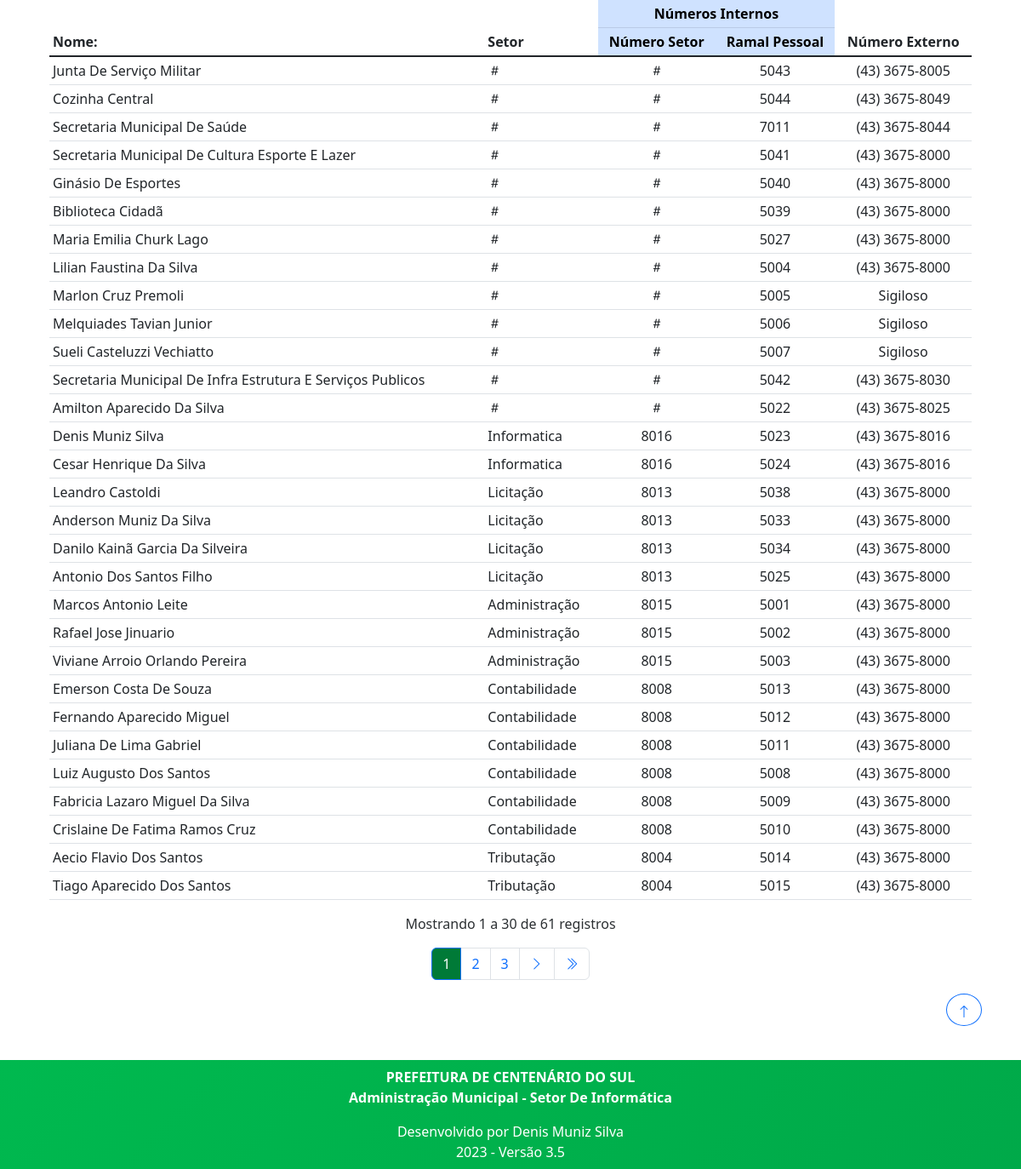
Before: /agenda/ (lower part) with the older database file.
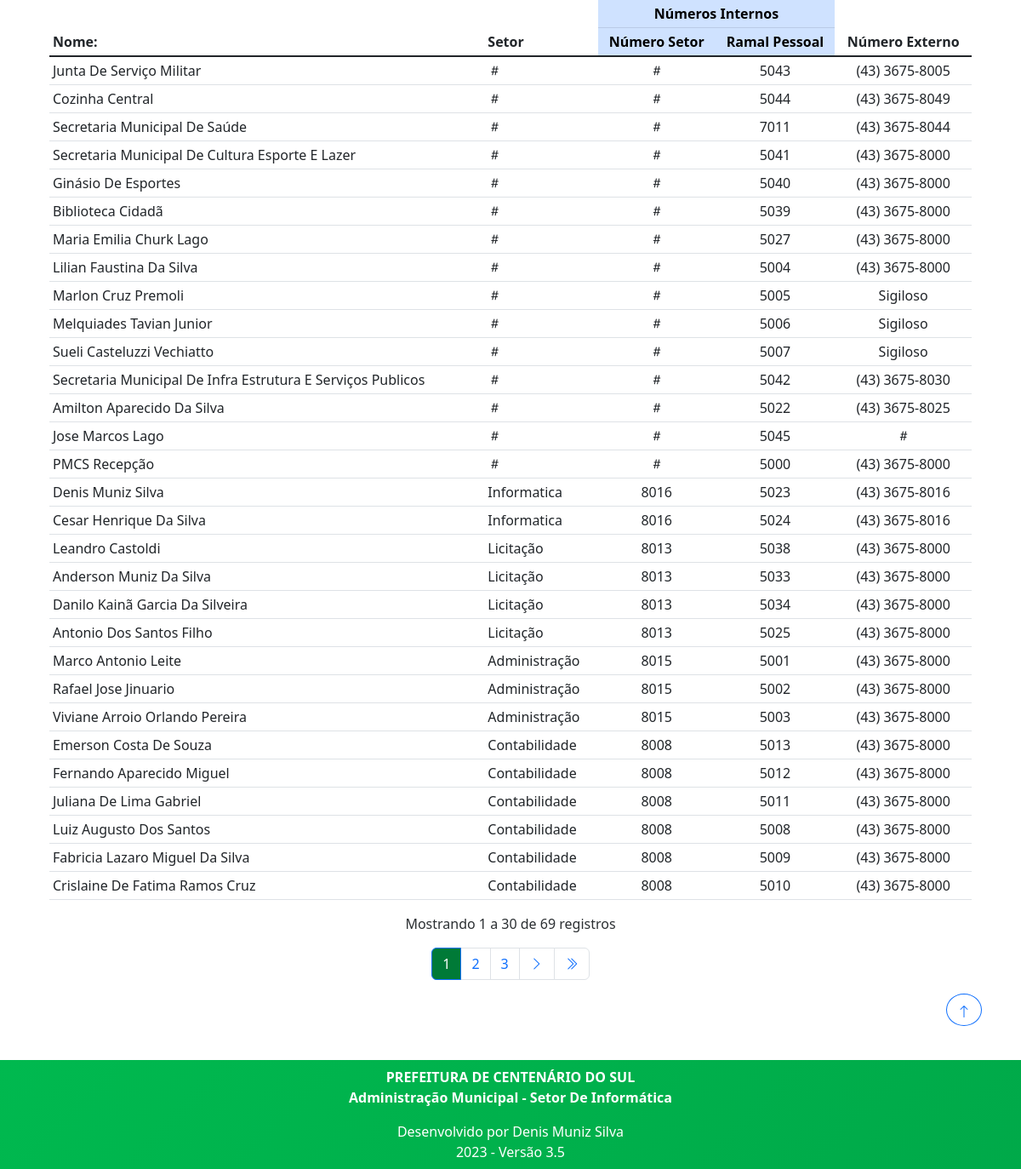
After: the same page with the newer database file.
### agenda/models.py (models this page shows, shortened)
class Agenda(models.Model):
    data = models.DateTimeField(auto_now_add=True, verbose_name=_('Data'))
    grupo = models.ForeignKey(Grupo, on_delete=models.PROTECT, verbose_name=_('Agenda'), null=True, blank=True)
    pessoa = models.CharField(max_length=200, verbose_name=_('Pessoa'))
    numero_interno = models.CharField(max_length=20, verbose_name=_('Numero Interno'))
    numero_externo = models.CharField(max_length=20, verbose_name=_('Numero Externo'), null=True, blank=True)

class Grupo(models.Model):
    data = models.DateTimeField(auto_now_add=True, verbose_name=_('Data'))
    grupo = models.CharField(max_length=200, verbose_name=_('Grupo'))
    numero = models.CharField(max_length=5, verbose_name=_('Numero'))

### agenda/views.py (the view, shortened to what this page needs)
# urls.py: path('agenda/', v_Agenda.as_view(), name='Agenda'),
class v_Agenda(ListView):
    paginate_by = 30
    model = Agenda
    template_name = 'agenda/index.html'
    def get_queryset(self):
        queryset = super().get_queryset()
        query = self.request.GET.get('q')
        queryset = queryset.order_by('grupo')
        return queryset

### agenda/templates/agenda/index.html (shortened to what this page needs)
{% extends 'base.html' %}
{% load static %}
{% block pagina %}
<div class="container">
    <div class="table-responsive">
        <table class="table table-sm table-hover mt-3">
            <thead>
                <tr>
                    <th scope="col" rowspan="2">Nome:</th>
                    <th scope="col" rowspan="2">Setor</th>
                    <th scope="col" colspan="2" class="text-center table-primary">Números Internos</th>
                    <th scope="col" rowspan="2" class="text-center">Número Externo</th>
                </tr>
                <tr>
                    <th scope="col" class="text-center table-primary">Número Setor</th>
                    <th scope="col" class="text-center table-primary">Ramal Pessoal</th>
                </tr>
            </thead>
            <tbody class="table-group-divider">
                {% for item in object_list %}
                <tr>
                    <td class="text-capitalize">
                        {{ item.pessoa }}
                    </td>
                    <td>
                        {% if item.grupo.grupo %}
                            {{ item.grupo.grupo }}
                        {% else %}
                            <i class="bi bi-hash"></i>
                        {% endif %}
                    </td>
                    <td class="text-center">
                        {% if item.grupo.numero %}
                            {{ item.grupo.numero }}
                        {% else %}
                            <i class="bi bi-hash"></i>
                        {% endif %}
                    </td>
                    <td class="text-center">
                        {% if item.numero_interno %}
                            {{ item.numero_interno }}
                        {% else %}
                            <i class="bi bi-hash"></i>
                        {% endif %}
                    </td>
                    <td class="text-center">
                        {% if item.numero_externo %}
                            {{ item.numero_externo }}
                        {% else %}
                            <i class="bi bi-hash"></i>
                        {% endif %}
                    </td>
                </tr>
                {% endfor %}
            </tbody>
        </table>
    </div>
</div>
{% include "paginacao.html" %}
{% endblock pagina %}

### templates/base.html (shortened to what this page needs)
<!doctype html>
{% load static %}
<html lang="pt-br" data-bs-theme="light">
<head>
    <link rel="stylesheet" href="https://cdn.jsdelivr.net/npm/bootstrap-icons@1.10.5/font/bootstrap-icons.css">
    <link rel="stylesheet" href="{% static 'css/Bootstrap.v5.3.0.css' %}">
    <link rel="stylesheet" href="{% static 'css/main.css' %}">
</head>
<body class="">
    <div class="pt-3 ps-3 pe-3 container botao-hover">
        {% block pagina %}{% endblock pagina %}
    </div>
    {% block topo %}
    <div class="pb-3 ps-3 pe-3 container">
        <div class="clearfix pb-4">
            <a href="#topo" class="float-end text-decoration-none text-reset ms-2">
                <button type="button" class="btn btn-outline-primary rounded-circle">
                    <svg xmlns="http://www.w3.org/2000/svg" width="16" height="16" fill="currentColor"
                        class="bi bi-arrow-up" viewBox="0 0 16 16">
                        <path fill-rule="evenodd"
                            d="M8 15a.5.5 0 0 0 .5-.5V2.707l3.146 3.147a.5.5 0 0 0 .708-.708l-4-4a.5.5 0 0 0-.708 0l-4 4a.5.5 0 1 0 .708.708L7.5 2.707V14.5a.5.5 0 0 0 .5.5z" />
                    </svg>
                </button>
            </a>
        </div>
    </div>
    {% endblock topo %}
    {% block rodape %}
        {% include 'footer.html' %}
    {% endblock rodape %}
</body>
</html>

### templates/paginacao.html (shortened to what this page needs)
{% if page_obj.paginator.count > 0 %}
    <div class="text-center fw-lighter text-secondary-emphasis mb-3">
        Mostrando {{ page_obj.start_index }} a {{ page_obj.end_index }} de {{ page_obj.paginator.count }} registros
    </div>
{% endif %}
{% if paginator.num_pages > 1 %}
<nav class="container d-flex justify-content-center">
    <ul class="pagination">
        {% for i in page_obj.paginator.page_range %}
        {% if page_obj.number == i %}
            <li class="page-item btn-paginacao active">
                <a class="page-link" href="#">{{ i }} </a>
            </li>
        {% else %}
            <li class="page-item btn-paginacao">
                <a class="page-link" href="?page={{ i }}">{{ i }}</a>
            </li>
        {% endif %}
        {% endfor %}
        {% if page_obj.has_next %}
            <li class="page-item btn-paginacao">
                <a class="page-link" href="?page={{ page_obj.next_page_number }}">
                    <i class="bi bi-chevron-right"></i>
                </a>
            </li>
            <li class="page-item btn-paginacao">
                <a class="page-link" href="?page={{ page_obj.paginator.num_pages }}">
                    <i class="bi bi-chevron-double-right"></i>
                </a>
            </li>
        {% endif %}
    </ul>
</nav>
{% endif %}

### templates/footer.html
<footer class="corPrimaria sticky-botton">
    <div class="text-center p-2">
        <p class="fw-semibold container-fluid ">
            PREFEITURA DE CENTENÁRIO DO SUL<br>
            Administração Municipal - Setor De Informática
        </p>
        <p class="p-0 m-0 g-0">
            Desenvolvido por Denis Muniz Silva<br>
            2023 - Versão 3.5
        </p>
    </div>
</footer>

### static/css/main.css (style rules this page uses)
.corPrimaria { background: rgb(0,122,55); background: linear-gradient(-45deg, #007A37, #00B94F); background-size: 400% 400%; animation: Gradient 10s ease infinite; color: #fff; }

### templates/paginacao.html (style rules this page uses)
.btn-paginacao.active a.page-link { background-color: rgb(0,122,55); color: #fff; }

Changed rows visible on the page:
no longer on this page (row unchanged): Agenda: pessoa "Aecio Flavio Dos Santos", grupo.grupo "Tributação", grupo.numero "8004", numero_interno "5014", numero_externo "(43) 3675-8000"
no longer on this page (row unchanged): Agenda: pessoa "Tiago Aparecido Dos Santos", grupo.grupo "Tributação", grupo.numero "8004", numero_interno "5015", numero_externo "(43) 3675-8000"
added Agenda: pessoa "Jose Marcos Lago", numero_interno "5045"
added Agenda: pessoa "PMCS Recepção", numero_interno "5000", numero_externo "(43) 3675-8000"
changed Agenda: pessoa "Marcos Antonio Leite" → "Marco Antonio Leite"
Other visible differences:
{{ page_obj.paginator.count }}: "61" → "69"
